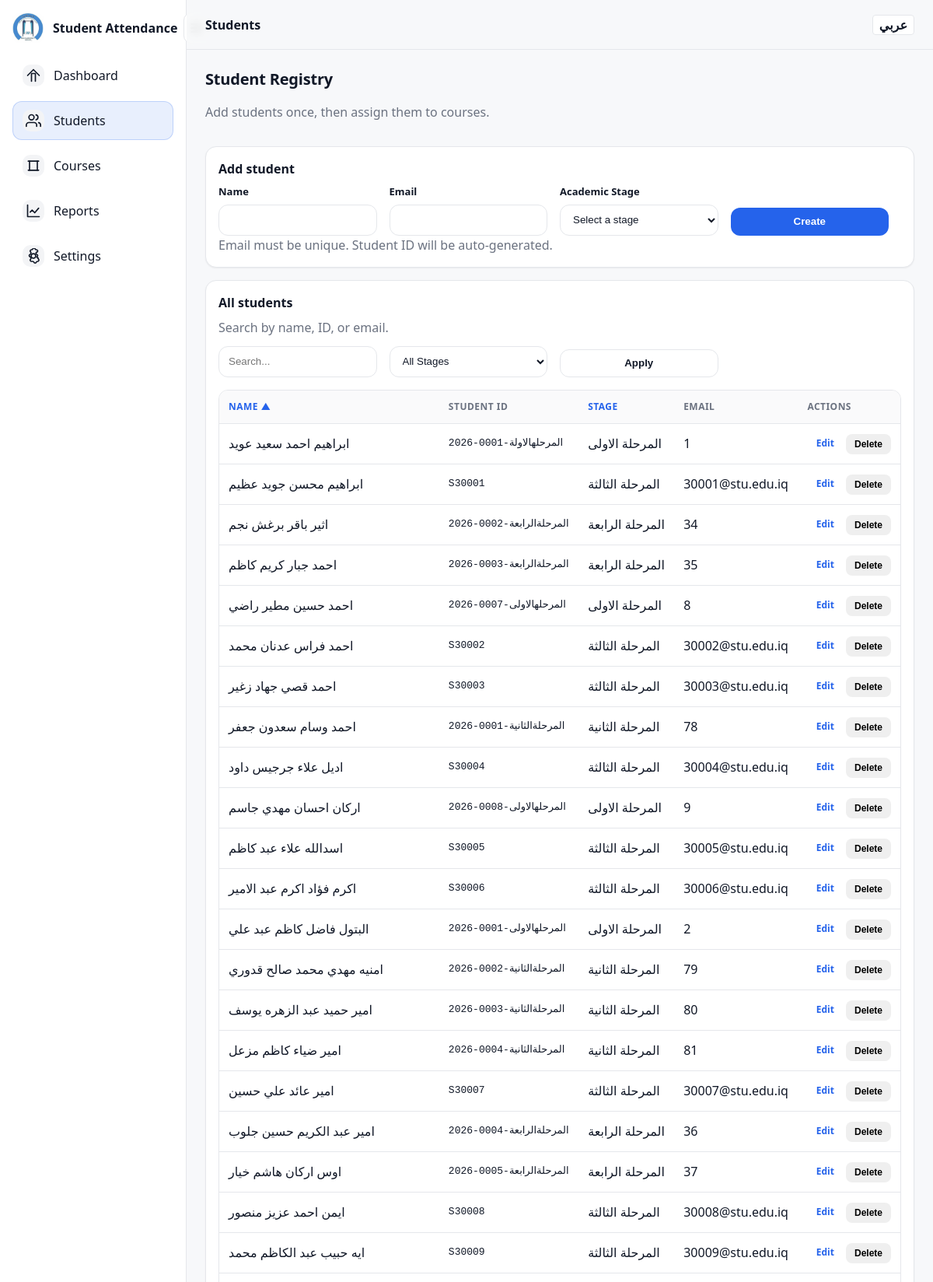
The app's page /students (signed in, upper part) with its own data.
### tables this page shows
CREATE TABLE students (
            id INTEGER PRIMARY KEY AUTOINCREMENT,
            name TEXT NOT NULL,
            stage_id INTEGER NOT NULL,
            student_uid TEXT UNIQUE,
            email TEXT UNIQUE,
            created_at TIMESTAMP DEFAULT CURRENT_TIMESTAMP,
            FOREIGN KEY (stage_id) REFERENCES stages (id)
        );

CREATE TABLE stages (
            id INTEGER PRIMARY KEY AUTOINCREMENT,
            name TEXT NOT NULL,
            department_id INTEGER NOT NULL,
            created_at TIMESTAMP DEFAULT CURRENT_TIMESTAMP,
            FOREIGN KEY (department_id) REFERENCES departments (id),
            UNIQUE(name, department_id)
        );

### app.py (the view, shortened to what this page needs)
@app.route('/students')
@app.route('/students')
@role_required('department_head')
def students_registry():
    q = (request.args.get('q') or '').strip()
    stage_filter = request.args.get('stage')
    sort_by = request.args.get('sort', 'name')
    order = request.args.get('order', 'asc')
    selected = request.args.get('selected')
    conn = get_db_connection()
    user_role = session.get('role')
    user_dept_id = session.get('department_id')
    if user_role == 'admin':
        stages = conn.execute('SELECT s.*, d.name as dept_name FROM stages s JOIN departments d ON s.department_id = d.id ORDER BY s.name').fetchall()
    else:
        stages = conn.execute('SELECT s.*, d.name as dept_name FROM stages s JOIN departments d ON s.department_id = d.id WHERE s.department_id = ? ORDER BY s.name', (user_dept_id,)).fetchall()
    query = 'SELECT st.*, s.name as stage_name FROM students st JOIN stages s ON st.stage_id = s.id'
    params = []
    conditions = []
    if user_role != 'admin':
        conditions.append('s.department_id = ?')
        params.append(user_dept_id)
    if q:
        like = f"%{q}%"
        conditions.append('(st.name LIKE ? OR st.student_uid LIKE ?)')
        params.extend([like, like])
    if stage_filter:
        conditions.append('st.stage_id = ?')
        params.append(stage_filter)
    if conditions:
        query += ' WHERE ' + ' AND '.join(conditions)
    allowed_sort = {'name': 'st.name', 'stage': 's.name'}
    sort_col = allowed_sort.get(sort_by, 'st.name')
    sort_order = 'DESC' if order == 'desc' else 'ASC'
    query += f' ORDER BY {sort_col} {sort_order}'
    students = conn.execute(query, params).fetchall()
    selected_student = None
    conn.close()
    return render_template('students.html',
                          students=students,
                          stages=stages,
                          q=q,
                          stage_filter=stage_filter,
                          sort_by=sort_by,
                          order=order,
                          selected_student=selected_student)

### app.py (called while the page is built)
def get_locale():
    return session.get('lang', 'en')

@app.context_processor
def inject_lang():
    return dict(lang=session.get('lang', 'en'))

def get_db_connection():
    conn = sqlite3.connect('attendance.db')
    conn.row_factory = sqlite3.Row
    conn.execute('PRAGMA foreign_keys = ON')
    return conn

def role_required(min_role):
    from functools import wraps
    def decorator(f):
        @wraps(f)
        def decorated_function(*args, **kwargs):
            if 'logged_in' not in session:
                return redirect(url_for('login'))
            user_role = session.get('role', '')
            if ROLES.get(user_role, {}).get('level', 0) < ROLES.get(min_role, {}).get('level', 0):
                flash(_('You do not have permission to access this page.'), 'error')
                return redirect(url_for('dashboard'))
            return f(*args, **kwargs)
        return decorated_function
    return decorator

### templates/students.html (shortened to what this page needs)
{% extends "base.html" %}
{% block page_title %}{{ _('Students') }}{% endblock %}
{% block content %}
<div class="page">
    <div class="page-head">
        <div>
            <h2 class="h2">{{ _('Student Registry') }}</h2>
            <p class="muted">
                {% if session.role in ['admin', 'department_head'] %}
                {{ _('Add students once, then assign them to courses.') }}
                {% else %}
                {{ _('View students. Only administrators and department heads can create or modify students.') }}
                {% endif %}
            </p>
        </div>
    </div>
    {% if session.role in ['admin', 'department_head'] %}
    <div class="card">
        <div class="card-title">{{ _('Add student') }}</div>
        <form method="POST" action="{{ url_for('create_student') }}" class="grid form-grid">
            <div class="field">
                <label for="name">{{ _('Name') }}</label>
                <input class="input" id="name" name="name" type="text" required>
            </div>
            <div class="field">
                <label for="email">{{ _('Email') }}</label>
                <input class="input" id="email" name="email" type="text" required>
            </div>
            <div class="field">
                <label for="stage_id">{{ _('Academic Stage') }}</label>
                <select class="select" id="stage_id" name="stage_id" required>
                    <option value="">{{ _('Select a stage') }}</option>
                </select>
            </div>
            <div class="field form-actions">
                <label>&nbsp;</label>
                <button class="btn btn-primary" type="submit">{{ _('Create') }}</button>
            </div>
        </form>
        <div class="muted">{{ _('Email must be unique. Student ID will be auto-generated.') }}</div>
    </div>
    {% endif %}
    <div class="card">
        <div class="card-head">
            <div>
                <div class="card-title">{{ _('All students') }}</div>
                <div class="muted">{{ _('Search by name, ID, or email.') }}</div>
            </div>
        </div>
        <form method="GET" action="{{ url_for('students_registry') }}" class="grid form-grid" style="margin-bottom:16px">
            <div class="field">
                <input class="input" type="text" name="q" value="{{ q }}" placeholder="{{ _('Search...') }}">
            </div>
            <div class="field">
                <select name="stage" class="select" onchange="this.form.submit()">
                    <option value="">{{ _('All Stages') }}</option>
                </select>
            </div>
            <div class="field">
                <button class="btn btn-secondary" type="submit">{{ _('Apply') }}</button>
            </div>
        </form>
        <div class="table-wrap">
            <table>
                <thead>
                    <tr>
                        <th>
                            <a href="{{ url_for('students_registry', q=q, stage=stage_filter, sort='name', order='desc' if sort_by == 'name' and order == 'asc' else 'asc') }}">
                                {{ _('Name') }}
                                {% if sort_by == 'name' %}{{ '▲' if order == 'asc' else '▼' }}{% endif %}
                            </a>
                        </th>
                        <th>{{ _('Student ID') }}</th>
                        <th>
                            <a href="{{ url_for('students_registry', q=q, stage=stage_filter, sort='stage', order='desc' if sort_by == 'stage' and order == 'asc' else 'asc') }}">
                                {{ _('Stage') }}
                            </a>
                        </th>
                        <th>{{ _('Email') }}</th>
                        {% if session.role in ['admin', 'department_head'] %}
                        <th>{{ _('Actions') }}</th>
                        {% endif %}
                    </tr>
                </thead>
                <tbody>
                    {% for s in students %}
                    <tr>
                        <td>{{ s.name }}</td>
                        <td class="mono">{{ s.student_uid or '' }}</td>
                        <td>{{ s.stage_name }}</td>
                        <td>{{ s.email or '' }}</td>
                        {% if session.role in ['admin', 'department_head'] %}
                        <td class="actions-cell">
                            <a class="btn btn-ghost btn-sm" href="{{ url_for('students_registry', selected=s.id) }}#edit-section">{{ _('Edit') }}</a>
                            <form method="POST" action="{{ url_for('delete_student', student_id=s.id) }}" style="display: inline;" data-confirm-message="{{ _('Are you sure you want to delete this student? This will remove all attendance and course enrollments for this student.') }}" onsubmit="return confirm(this.dataset.confirmMessage);">
                                <button type="submit" class="btn btn-danger btn-sm">{{ _('Delete') }}</button>
                            </form>
                        </td>
                        {% endif %}
                    </tr>
                    {% endfor %}
                </tbody>
            </table>
        </div>
    </div>
</div>
{% endblock %}

### static/style.css (style rules this page uses)
* { box-sizing:border-box }
html,body { height:100% }
body { margin:0;font-family:system-ui,-apple-system,Segoe UI,Roboto,Arial,sans-serif;background:#F7F8FA;color:#111827;line-height:1.5 }
:root { --bg:#F7F8FA;--surface:#FFFFFF;--border:#E5E7EB;--text:#111827;--muted:#6B7280;--primary:#2563EB;--primaryHover:#1D4ED8;--green:#16A34A;--red:#DC2626;--amber:#F59E0B;--shadow:0 1px 2px rgba(0,0,0,.06) }
a { color:var(--primary);text-decoration:none }
.page { display:flex;flex-direction:column;gap:16px }
.page-head { display:flex;align-items:flex-start;justify-content:space-between;gap:16px;flex-wrap:wrap }
.h2 { margin:0;font-size:20px;line-height:28px;font-weight:800;letter-spacing:-.01em }
.muted { color:var(--muted) }
.mono { font-family:ui-monospace,SFMono-Regular,Menlo,Monaco,Consolas,monospace;font-size:13px }
.card { background:var(--surface);border:1px solid var(--border);border-radius:14px;box-shadow:var(--shadow);padding:16px }
.card-title { font-weight:700;margin-bottom:8px }
.card-head { display:flex;align-items:flex-start;justify-content:space-between;gap:12px;margin-bottom:12px }
.grid { display:grid;gap:16px }
.btn { display:inline-flex;align-items:center;justify-content:center;gap:8px;padding:10px 14px;border-radius:12px;border:1px solid transparent;font-weight:700;cursor:pointer;transition:background 300ms ease,border-color 300ms ease,transform 300ms ease,color 300ms ease;line-height:1 }
.btn-primary { background:var(--primary);color:#fff }
.btn-secondary { background:var(--surface);border-color:var(--border);color:var(--text) }
.btn-ghost { background:transparent;border-color:transparent;color:var(--primary) }
.input,.select { width:100%;height:40px;border-radius:12px;border:1px solid var(--border);padding:0 12px;background:var(--surface);color:var(--text);transition:border-color 300ms ease,box-shadow 300ms ease }
.field { display:flex;flex-direction:column;gap:6px }
label { font-size:13px;font-weight:700;color:var(--text) }
.table-wrap { overflow:auto;border-radius:12px;border:1px solid var(--border) }
table { width:100%;border-collapse:separate;border-spacing:0 }
th,td { padding:12px 12px;border-bottom:1px solid var(--border);text-align:left;vertical-align:middle }
th { font-size:12px;text-transform:uppercase;letter-spacing:.04em;color:var(--muted);background:#FAFAFB }
.form-grid { grid-template-columns:1fr 1fr 1fr 1fr auto;align-items:end }
.form-actions { min-width:120px }
.actions-cell { display:flex;gap:4px;align-items:center;justify-content:flex-end }
.btn-sm { padding:6px 10px;font-size:12px;border-radius:8px }

### records on screen
students: name "ابراهيم احمد سعيد عويد", student_uid "2026-المرحلهالاولة-0001", stage_name "المرحلة الاولى", email "1"
students: name "ابراهيم محسن جويد عظيم", student_uid "S30001", stage_name "المرحلة الثالثة", email "30001@stu.edu.iq"
students: name "اثير باقر برغش نجم", student_uid "2026-المرحلةالرابعة-0002", stage_name "المرحلة الرابعة", email "34"
students: name "احمد جبار كريم كاظم", student_uid "2026-المرحلةالرابعة-0003", stage_name "المرحلة الرابعة", email "35"
students: name "احمد حسين مطير راضي", student_uid "2026-المرحلهالاولى-0007", stage_name "المرحلة الاولى", email "8"
students: name "احمد فراس عدنان محمد", student_uid "S30002", stage_name "المرحلة الثالثة", email "30002@stu.edu.iq"
students: name "احمد قصي جهاد زغير", student_uid "S30003", stage_name "المرحلة الثالثة", email "30003@stu.edu.iq"
students: name "احمد وسام سعدون جعفر", student_uid "2026-المرحلةالثانية-0001", stage_name "المرحلة الثانية", email "78"
students: name "اديل علاء جرجيس داود", student_uid "S30004", stage_name "المرحلة الثالثة", email "30004@stu.edu.iq"
students: name "اركان احسان مهدي جاسم", student_uid "2026-المرحلهالاولى-0008", stage_name "المرحلة الاولى", email "9"
students: name "اسدالله علاء عبد كاظم", student_uid "S30005", stage_name "المرحلة الثالثة", email "30005@stu.edu.iq"
students: name "اكرم فؤاد اكرم عبد الامير", student_uid "S30006", stage_name "المرحلة الثالثة", email "30006@stu.edu.iq"
students: name "البتول فاضل كاظم عبد علي", student_uid "2026-المرحلهالاولى-0001", stage_name "المرحلة الاولى", email "2"
students: name "امنيه مهدي محمد صالح قدوري", student_uid "2026-المرحلةالثانية-0002", stage_name "المرحلة الثانية", email "79"
students: name "امير حميد عبد الزهره يوسف", student_uid "2026-المرحلةالثانية-0003", stage_name "المرحلة الثانية", email "80"
students: name "امير ضياء كاظم مزعل", student_uid "2026-المرحلةالثانية-0004", stage_name "المرحلة الثانية", email "81"
students: name "امير عائد علي حسين", student_uid "S30007", stage_name "المرحلة الثالثة", email "30007@stu.edu.iq"
students: name "امير عبد الكريم حسين جلوب", student_uid "2026-المرحلةالرابعة-0004", stage_name "المرحلة الرابعة", email "36"
students: name "اوس اركان هاشم خيار", student_uid "2026-المرحلةالرابعة-0005", stage_name "المرحلة الرابعة", email "37"
students: name "ايمن احمد عزيز منصور", student_uid "S30008", stage_name "المرحلة الثالثة", email "30008@stu.edu.iq"
students: name "ايه حبيب عبد الكاظم محمد", student_uid "S30009", stage_name "المرحلة الثالثة", email "30009@stu.edu.iq"

### other values on screen
{{ '▲' if order == 'asc' else '▼' }} "▲"
form field stage_id "Select a stage"
form field stage "All Stages"
